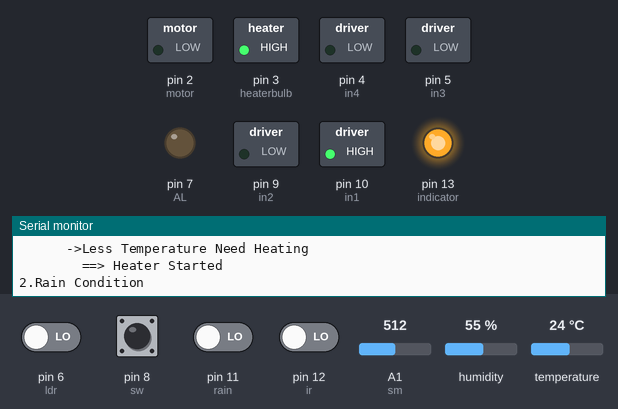
Recording of a sketch running on a simulated Arduino Uno, built with avr-gcc and run on an emulated ATmega328P. Shown: switched loads named in the sketch (green lamp = pin HIGH), output pins drawn as LEDs (lit = HIGH), the last lines printed to the serial monitor. Wiring (inferred from the names in the program): DHT11 sensor: data A0. Dashed ring = blinking. The test bench sets the inputs (shaded band); at power-on: pin 8 (sw) HIGH, pin 6 (ldr), pin 11 (rain), pin 12 (ir) LOW, temperature 24 °C, A1 (sm) = 512, humidity 55 %. Pins used as bus, display or sensor lines are not drawn.

Above: at 1.7 s.
1.8 s: temperature set to 26 °C
At 2.9 s:
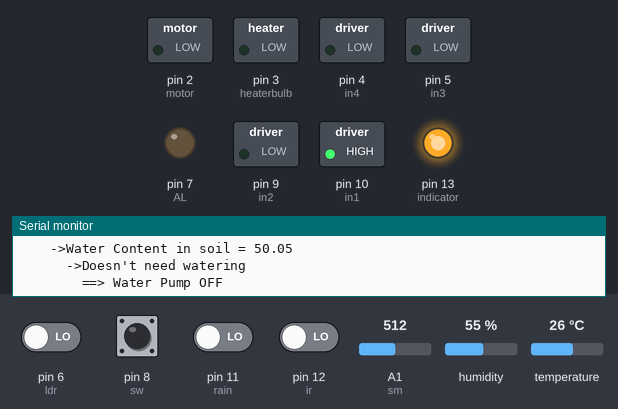
3.9 s: A1 (sm) set to 782
5.7 s: A1 (sm) set to 817
At 7.1 s:
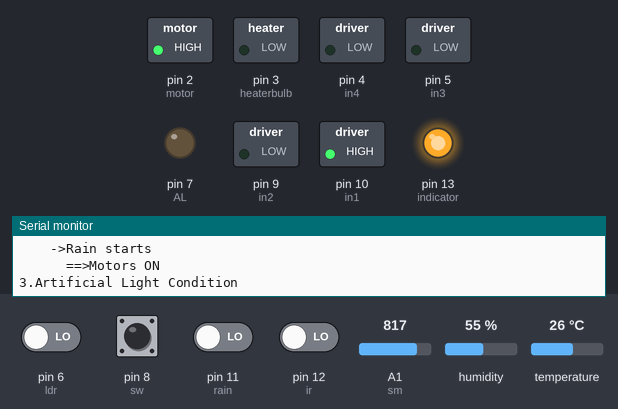
7.8 s: temperature set to 37 °C
9.9 s: temperature set to 40 °C
At 11.2 s:
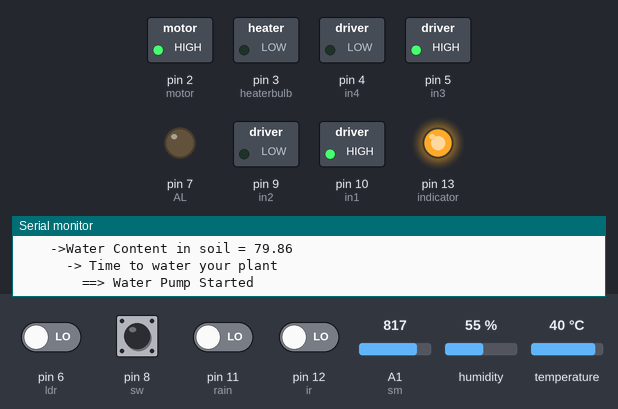
13.8 s: pin 6 (ldr) driven HIGH
At 15.9 s:
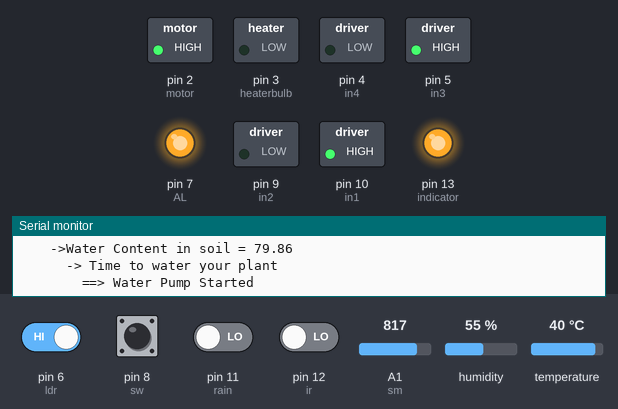
Timing chart, 0 to 18.6 s (numbered marks = the images above; inputs shaded):
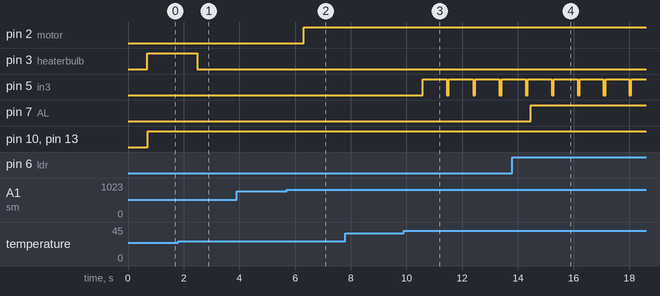

The sketch:

Final.ino
```cpp
  //rain condition

int indicator=13;
int ir=12;               //proximity sensor
int rain=11;             //rain sensor
int in1=10;             //Rain MOtor
int in2=9;
int sw=8;
int swstate=0;           // Switch
int irstate=0;
int rainstate=1;


//lights condition

int AL=7;                //Artificial Lights
int ldr=6;               //LDR Sensor
int ldrstate=0;

// DHT11 humidity and temperature Sensor

#include<dht.h>
#define dht_apin A0
dht DHT;

int in3 =5;
int in4 =4;
int heaterbulb=3;


//Soil moisture condition
int sm=A1;                   //Soil moisture sensor connected to analog pin A1
float thresholdvalue=78.20;  //THRESHOLD SET AT 78.20% i.e. 800
int motor = 2;              // Water pump


void setup() {

{
pinMode(indicator,OUTPUT);
pinMode(in1,OUTPUT);         // Rain Sensor:
pinMode(in2,OUTPUT);

pinMode(rain,INPUT);
pinMode(sw,INPUT_PULLUP);
pinMode(ir,INPUT);

digitalWrite(indicator,LOW);
digitalWrite(in1,LOW);
digitalWrite(in2,LOW);
}
{
pinMode(ldr,INPUT);            //LDR Sensor
pinMode(AL,OUTPUT);
digitalWrite(AL,LOW);
}

{
pinMode(sm, INPUT);
pinMode(motor, OUTPUT);        // Soil moisture Sensor
digitalWrite(motor, LOW);
}
{
pinMode(A0,INPUT);
pinMode(in3,OUTPUT);
pinMode(in4,OUTPUT);
pinMode(heaterbulb,OUTPUT);

digitalWrite(in3,LOW);
digitalWrite(in4,LOW);
digitalWrite(heaterbulb,LOW);
}

Serial.begin(9600);

delay(500);

Serial.println("   Welcome to Greenhouse Automation System  ");
}

void loop() {

{

Serial.println();
Serial.println("1.Humidity & Temperature Sensor");

  DHT.read11(dht_apin);

Serial.print  ("    ->Current Humidity    =  ");
Serial.print(DHT.humidity);
Serial.println("%  ");

Serial.print  ("    ->Current Temperature =  ");
Serial.print(DHT.temperature);
Serial.println("C  ");
 {
 if(DHT.humidity<50)
    {
Serial.println("      ->Less Humidity Need Cooling");
Serial.println("        ==> Cooling Fan Started");
    digitalWrite(in3,HIGH);
    digitalWrite(in4,LOW);

    }
    else if(DHT.humidity>70)
    {
Serial.println("      ->More Humidity Need Exaust");
Serial.println("        ==> Exaust Fan Started");
      digitalWrite(in3,LOW);
      digitalWrite(in4,HIGH);

    }
    else
Serial.println("  ->Humidity Stabled");

    {

      digitalWrite(in3,LOW);
      digitalWrite(in4,LOW);
    }
}


 if(DHT.temperature<25)

    {
Serial.println("      ->Less Temperature Need Heating");
Serial.println("        ==> Heater Started");
      digitalWrite(heaterbulb,HIGH);
                                       //Dht11 temperature
    }
   else if(DHT.temperature>38)

    {
Serial.println("      ->More Temperature Need Cooling");
Serial.println("        ==> Cooling Fan Started");
      digitalWrite(in3,HIGH);

    }
    else
    {
     digitalWrite(heaterbulb,LOW);
Serial.println  ("  ->Temperature Stabled");
    }
}

{
Serial.println();
Serial.println("2.Rain Condition");

swstate=digitalRead(sw);
irstate=digitalRead(ir);
rainstate=digitalRead(rain);


 if (swstate==1 && rainstate==0 && irstate==0 )
{
  digitalWrite(in1,HIGH);
  digitalWrite(in2,LOW);
  digitalWrite(indicator,HIGH);

Serial.println("    ->Rain starts ");
Serial.println("      ==>Motors ON");

}
else if(swstate==1 && rainstate==0 && irstate==1 )
{
  digitalWrite(in1,LOW);
  digitalWrite(in2,LOW);
  digitalWrite(indicator,HIGH);

Serial.println("    ->Rain starts & side Curtains are closed");
Serial.println("      ==>Motors OFF");
}

else if(swstate==1 && rainstate==1 && irstate==1 )
{
  digitalWrite(in1,LOW);
  digitalWrite(in2,HIGH);
  digitalWrite(indicator,LOW);

Serial.println("    ->Clear whether & side Curtains Are opened");
Serial.println("      ==>Motors OFF");
}
 else
 {
  digitalWrite(in1,LOW);
  digitalWrite(in2,LOW);
  digitalWrite(indicator,LOW);

Serial.println("    ->Clear whether");
Serial.println("      ==>Motors OFF");
 }
}

delay(50);

// Rain sensor ends here

{

}
  {
  Serial.println();
  Serial.println("3.Artificial Light Condition");

    ldrstate=digitalRead(ldr);

if(ldrstate==1)
{
   digitalWrite(AL,HIGH);

Serial.println("    ->Low Sunlight");
Serial.println("      ==>Artificial lights are  ON");

}
else
{
  digitalWrite(AL,LOW);

Serial.println("    ->Required Sunlight Present");
Serial.println("      ==>Artificial lights are  OFF");
}//  LDR ends here
delay(50);


{
 Serial.println();
Serial.println("4.Soil Moisture");

float smvalue=analogRead (sm);
smvalue=smvalue/204.6;
smvalue=smvalue*20;

Serial.print( "    ->Water Content in soil = ");
Serial.println( smvalue);

if(smvalue < thresholdvalue)
{
Serial.println("      ->Doesn't need watering");
    digitalWrite(motor, LOW);
Serial.println("        ==> Water Pump OFF");
}
else
{
Serial.println("      -> Time to water your plant");
    digitalWrite(motor, HIGH);

Serial.println("        ==> Water Pump Started");
}
}
delay(500);
  }
}
```

Measured:
- the behaviour switches between 24 and 25 °C on temperature (found by bisection; images 0 and 1)
- the behaviour switches between 799 and 800 on A1 (sm) (found by bisection; images 1 and 2)
- the behaviour switches between 38 and 39 °C on temperature (found by bisection; images 2 and 3)
- after the input at 1.8 s, pin 3 (heaterbulb): HIGH → LOW after 0.68 s
- after the input at 5.7 s, pin 2 (motor): LOW → HIGH after 0.62 s
- after the input at 9.9 s, pin 5 (in3): alternates HIGH for 0.87 s and LOW for 0.07 s, starting after 0.68 s
- after the input at 13.8 s, pin 7 (AL): LOW → HIGH after 0.67 s
